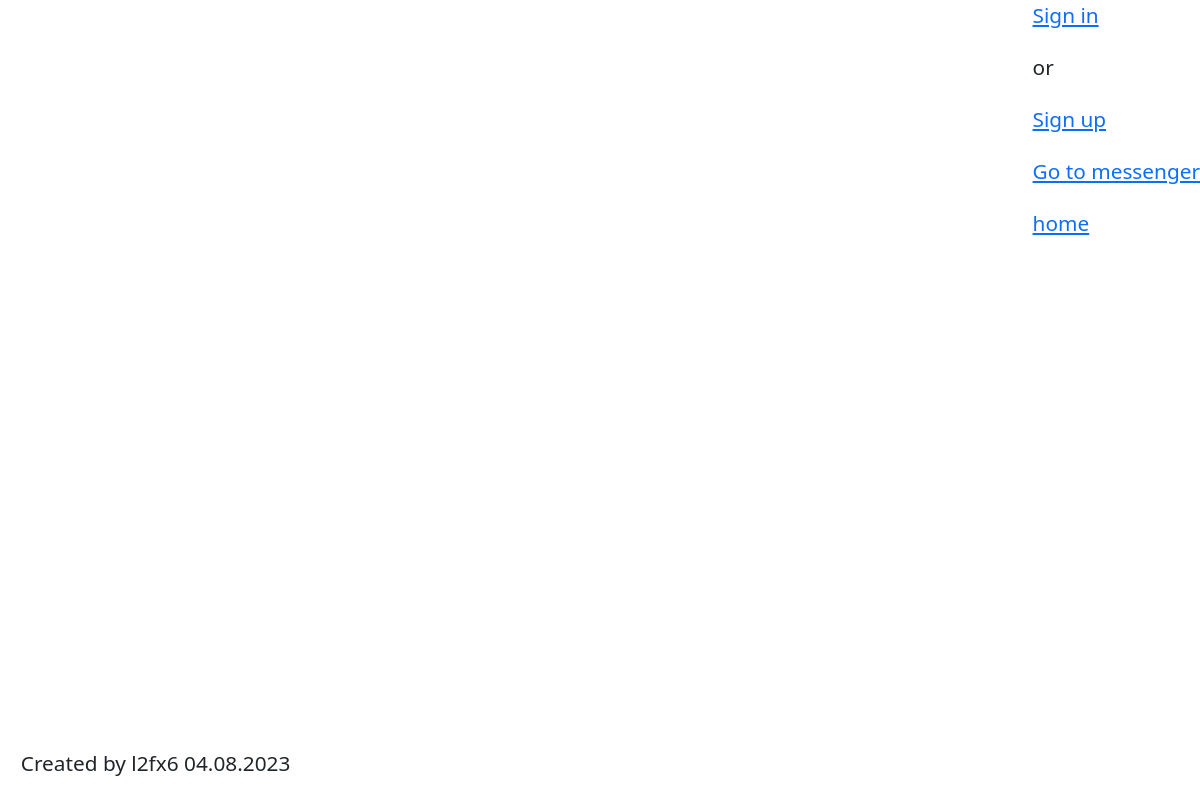
Before: /messanger/ with the older database file.
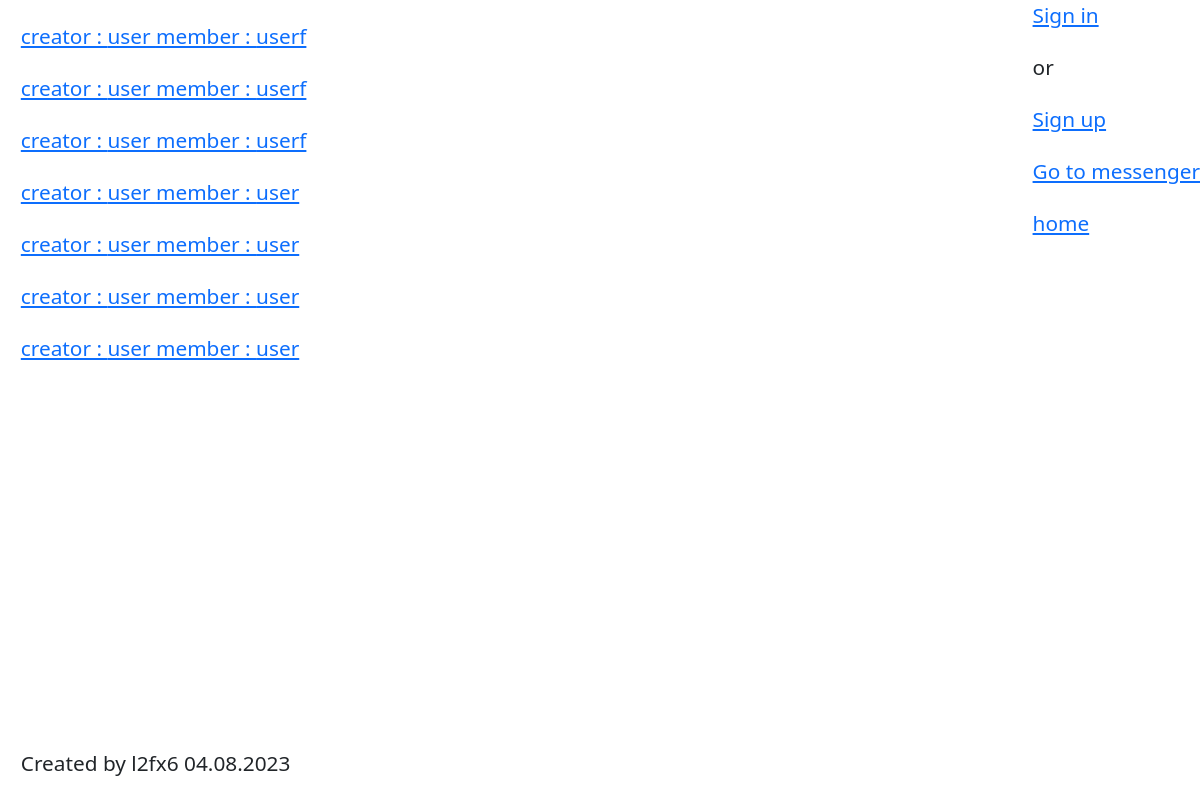
After: the same page with the newer database file.
### main/models.py (models this page shows)
class Room(models.Model):
    creator = models.ForeignKey(User, on_delete=models.CASCADE, related_name='creator')
    member = models.ForeignKey(User, on_delete=models.CASCADE, related_name='member')

### main/views.py (the view)
# urls.py: path('messanger/', views.messenger,name='messanger'),
def messenger(request):
    user_rooms = Room.objects.all()
    return render(request, "messenger.html", context={"rooms": user_rooms})

### main/templates/messenger.html (shortened to what this page needs)
{% extends "base_generic.html" %}
{% block content %}
    <div class="content">
        <div class="user-rooms">
            <table>
                {% for room in rooms %}
                    <a href="{% url 'chat' room.id %}"><p>creator : {{room.creator}} member : {{room.member}}</p></a>
                {% endfor %}
            </table>
        </div>
    </div>
{% endblock content %}

### main/templates/base_generic.html (shortened to what this page needs)
<!doctype html>
<html lang="en">
<head>
    {% load static %}
    <link rel="stylesheet"
          href="https://cdn.jsdelivr.net/npm/bootstrap@5.3.0/dist/css/bootstrap.min.css">
    <link rel="stylesheet" href="{% static 'css/styles.css' %}">
</head>
<body>
{% block content %}
{% endblock content %}
{% block sidebar %}
    <div class="side-bar">
        <div class="account-status">
            {% if request.user.is_authenticated %}
            <p>{{request.user.username}}</p>
            <p><a href="{% url 'exit' %}">Logout</a></p>
        {% else %}
            <p><a href="{% url 'login' %}">Sign in</a></p>
            <p>or</p>
            <p><a href="{% url 'registration' %}">Sign up</a></p>
        {% endif %}
        </div>
        <div class="buttons">
            <div class="messanger">
                {% if request.user.is_authenticated %}
                <a href="{% url 'messanger' %}"><p>Go to messenger</p></a>
            {% else %}
                <a href="{% url 'login' %}"><p>Go to messenger</p></a>
            {% endif %}
            </div>
            <div class="home">
                <a href="{% url 'home' %}"><p>home</p></a>
            </div>
        </div>
    </div>
{% endblock sidebar %}
{% block footer %}
    <div class="footer">
        <p1>Created by l2fx6 04.08.2023</p1>
    </div>
{% endblock footer %}
</body>
</html>

### main/static/css/styles.css (style rules this page uses)
html { font: 1.3rem / 1.3 'Ravi Prakash'; }
body { display: flex; flex-direction: column; min-height: 100vh; background: white; }
.content { flex: 1 0 auto; }
.content, .footer { padding: 1rem; }
.side-bar { position: fixed; right: 0; }

Changed rows visible on the page:
added Room: creator "user", member "userf"
added Room: creator "user", member "userf"
added Room: creator "user", member "userf"
added Room: creator "user", member "user"
added Room: creator "user", member "user"
added Room: creator "user", member "user"
added Room: creator "user", member "user"
